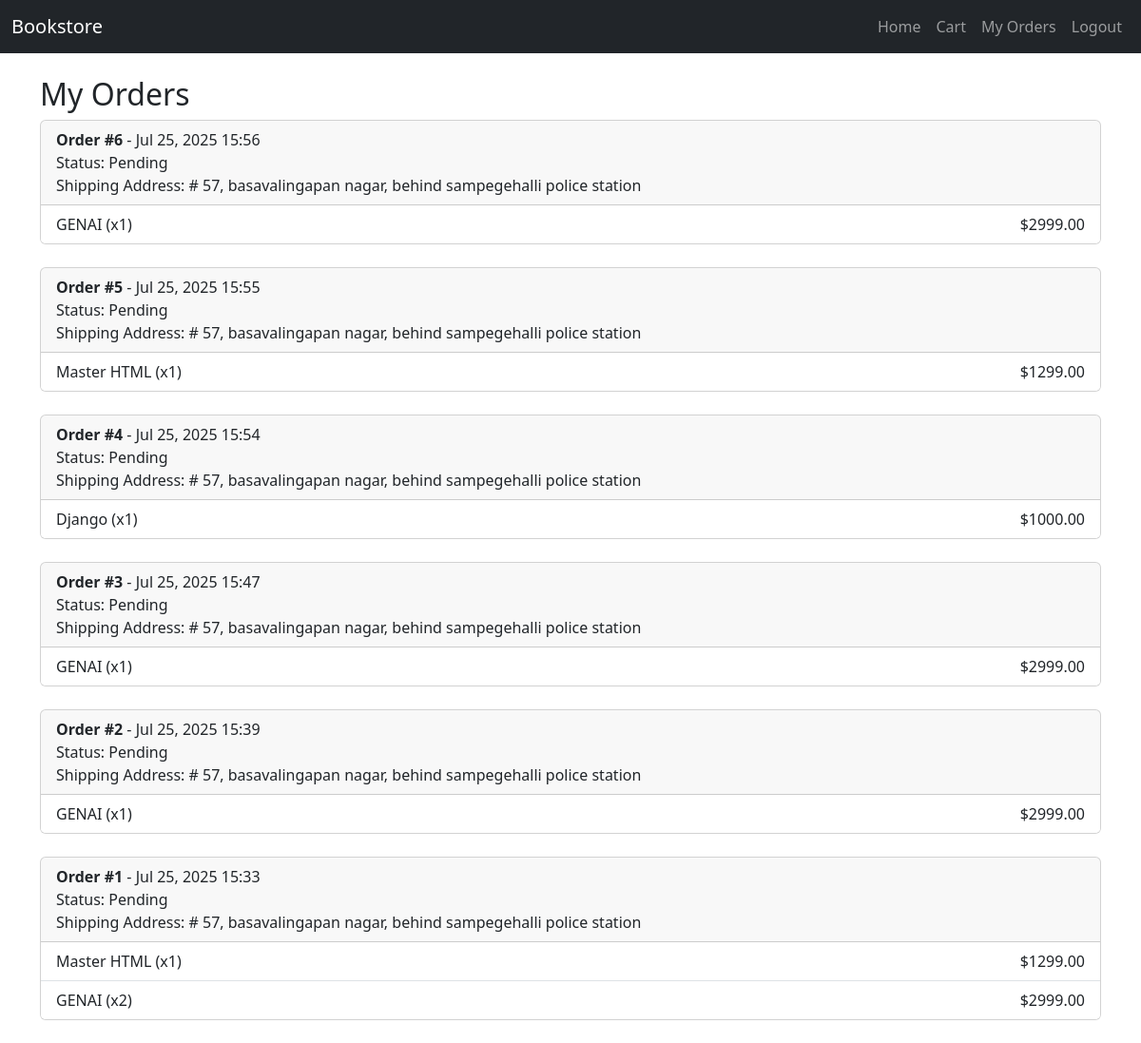
The app's page /my-orders/ (signed in) with its own data.
### store/models.py (models this page shows, shortened)
class Order(models.Model):
    user = models.ForeignKey(User, on_delete=models.CASCADE)
    created_at = models.DateTimeField(auto_now_add=True)
    books = models.ManyToManyField(Book, through='OrderItem')
    address = models.CharField(max_length=255)
    status = models.CharField(max_length=20, default='Pending')

class OrderItem(models.Model):
    order = models.ForeignKey(Order, on_delete=models.CASCADE)
    book = models.ForeignKey(Book, on_delete=models.CASCADE)
    quantity = models.PositiveIntegerField()

class Book(models.Model):
    title = models.CharField(max_length=200)
    author = models.CharField(max_length=100)
    description = models.TextField()
    price = models.DecimalField(max_digits=6, decimal_places=2)
    stock = models.PositiveIntegerField()
    cover_image = models.URLField(blank=True)

### store/views.py (the view)
# urls.py: path('my-orders/', views.my_orders, name='my_orders'),
@login_required
def my_orders(request):
    orders = Order.objects.filter(user=request.user).order_by('-created_at').prefetch_related('orderitem_set__book')
    return render(request, 'store/my_orders.html', {'orders': orders})

### store/templates/store/my_orders.html
{% extends 'base.html' %}
{% block content %}
<div class="container mt-4">
    <h2>My Orders</h2>
    {% if orders %}
        {% for order in orders %}
        <div class="card mb-4">
            <div class="card-header">
                <strong>Order #{{ order.id }}</strong> - {{ order.created_at|date:"M d, Y H:i" }}<br>
                <span>Status: {{ order.status }}</span><br>
                <span>Shipping Address: {{ order.address }}</span>
            </div>
            <ul class="list-group list-group-flush">
                {% for item in order.orderitem_set.all %}
                <li class="list-group-item d-flex justify-content-between align-items-center">
                    {{ item.book.title }} (x{{ item.quantity }})
                    <span>${{ item.book.price|floatformat:2 }}</span>
                </li>
                {% endfor %}
            </ul>
        </div>
        {% endfor %}
    {% else %}
        <p>You have not placed any orders yet.</p>
    {% endif %}
</div>
{% endblock %}

### store/templates/base.html (shortened to what this page needs)
<!DOCTYPE html>
<html lang="en">
<head>
    <link href="https://cdn.jsdelivr.net/npm/bootstrap@5.3.0/dist/css/bootstrap.min.css" rel="stylesheet">
</head>
<body>
<nav class="navbar navbar-expand-lg navbar-dark bg-dark">
    <div class="container-fluid">
        <a class="navbar-brand" href="/">Bookstore</a>
        <div class="collapse navbar-collapse" id="navbarNav">
            <ul class="navbar-nav ms-auto mb-2 mb-lg-0">
                <li class="nav-item">
                    <a class="nav-link" href="{% url 'book_list' %}">Home</a>
                </li>
                <li class="nav-item">
                    <a class="nav-link" href="{% url 'cart' %}">Cart</a>
                </li>
                {% if user.is_authenticated %}
                <li class="nav-item">
                    <a class="nav-link" href="{% url 'my_orders' %}">My Orders</a>
                </li>
                <li class="nav-item">
                    <a class="nav-link" href="{% url 'logout' %}">Logout</a>
                </li>
                {% endif %}
            </ul>
        </div>
    </div>
</nav>
{% block content %}{% endblock %}
</body>
</html>

### records on screen
Order: id "6", created_at "Jul 25, 2025 15:56", status "Pending", address "# 57, basavalingapan nagar, behind sampegehalli police station"
OrderItem: book "GENAI", quantity "1", book.price "2999.00"
Order: id "5", created_at "Jul 25, 2025 15:55", status "Pending", address "# 57, basavalingapan nagar, behind sampegehalli police station"
OrderItem: book "Master HTML", quantity "1", book.price "1299.00"
Order: id "4", created_at "Jul 25, 2025 15:54", status "Pending", address "# 57, basavalingapan nagar, behind sampegehalli police station"
OrderItem: book "Django", quantity "1", book.price "1000.00"
Order: id "3", created_at "Jul 25, 2025 15:47", status "Pending", address "# 57, basavalingapan nagar, behind sampegehalli police station"
OrderItem: book "GENAI", quantity "1", book.price "2999.00"
Order: id "2", created_at "Jul 25, 2025 15:39", status "Pending", address "# 57, basavalingapan nagar, behind sampegehalli police station"
OrderItem: book "GENAI", quantity "1", book.price "2999.00"
Order: id "1", created_at "Jul 25, 2025 15:33", status "Pending", address "# 57, basavalingapan nagar, behind sampegehalli police station"
OrderItem: book "Master HTML", quantity "1", book.price "1299.00"
OrderItem: book "GENAI", quantity "2", book.price "2999.00"
